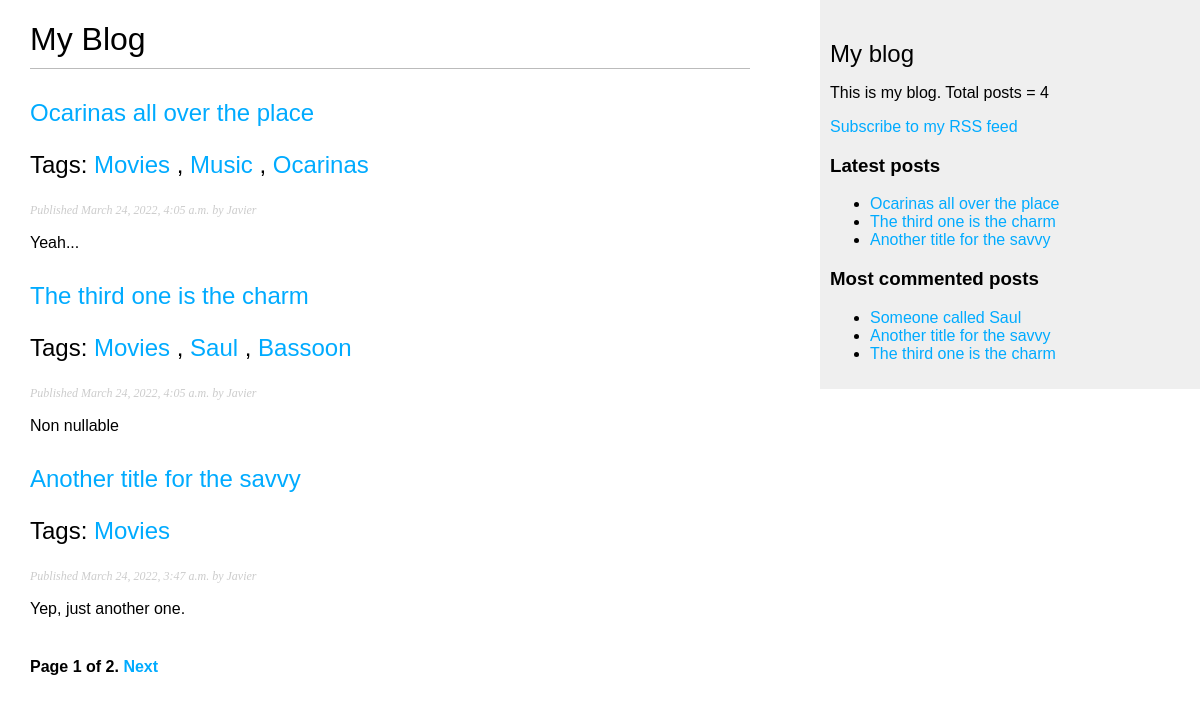
Screenshot of /blog/ with the database file from the repository.
### vgb_blog/models.py (models this page shows, shortened)
class Post(models.Model):
    STATUS_CHOICES = (
        ('draft', 'Draft'),
        ('published', 'Published'),
    )
    title = models.CharField(max_length=250)
    slug = models.SlugField(max_length=250, unique_for_date='publish')
    author = models.ForeignKey(User, on_delete=models.CASCADE, related_name='blog_posts')
    body = models.TextField()
    publish = models.DateTimeField(default=timezone.now)
    created = models.DateTimeField(auto_now_add=True)
    updated = models.DateTimeField(auto_now=True)
    status = models.CharField(max_length=10, choices=STATUS_CHOICES, default='draft')
    objects = models.Manager()
    published = PublishedManager()
    tags = TaggableManager()
    class Meta:
        ordering = ('-publish',)
    def get_absolute_url(self):
        return reverse('blog:post_detail', args=[self.publish.year, self.publish.month, self.publish.day, self.slug])

### vgb_blog/views.py (the view)
# urls.py: path('', views.post_list, name='post_list'),
def post_list(request, tag_slug=None):
    object_list = Post.published.all()
    tag = None
    if tag_slug:
        tag = get_object_or_404(Tag, slug=tag_slug)
        object_list = object_list.filter(tags__in=[tag])
    paginator = Paginator(object_list, 3)
    page = request.GET.get('page')
    try:
        posts = paginator.page(page)
    except PageNotAnInteger:
        posts = paginator.page(1)
    except EmptyPage:
        posts = paginator.page(paginator.num_pages)
    context = {
        'page': page,
        'posts': posts,
        'tag': tag,
        }
    return render(request, 'blog/post/list.html', context)

### vgb_blog/models.py (called while the page is built)
    def get_queryset(self):
        return super(PublishedManager, self).get_queryset().filter(status='published')

### vgb_blog/templatetags/blog_tags.py (called while the page is built)
@register.filter(name='markdown')
def markdown_format(text):
    return mark_safe(markdown.markdown(text))

@register.simple_tag
def get_most_commented_posts(count=5):
    return Post.published.annotate(total_comments=Count('comments')).order_by('-total_comments')[:count]

@register.simple_tag
def total_posts():
    return Post.published.count()

@register.inclusion_tag('blog/post/latest_posts.html')
def show_latest_posts(count=5):
    latest_posts = Post.published.order_by('-publish')[:count]
    return {'latest_posts': latest_posts}

### vgb_blog/templates/blog/post/list.html (shortened to what this page needs)
{% extends 'blog/base.html' %}
{% load blog_tags %}
{% block content %}
  <h1>My Blog</h1>
  {% for post in posts %}
    <h2>
      <a href="{{ post.get_absolute_url }}">
        {{ post.title }}
      </a>
      <p class="tags">Tags:
        {% for tag in post.tags.all %}
          <a href="{% url 'blog:post_list_by_tag' tag.slug %}">
            {{ tag.name }}
          </a>
          {% if not forloop.last %}, {% endif %}
        {% endfor %}
      </p>
    </h2>
    <p class="date">
      Published {{ post.publish }} by {{ post.author }}
    </p>
    {{ post.body|markdown|truncatewords_html:30 }}
  {% endfor %}
  {% include 'blog/pagination.html' with page=posts %}
{% endblock content %}

### vgb_blog/templates/blog/base.html (shortened to what this page needs)
{% load static %}
{% load blog_tags %}
<!DOCTYPE html>
<html lang="en">
<head>
  <link rel="stylesheet" href="{% static 'blog/css/blog.css' %}">
</head>
<body>
  <div id="content">
    {% block content %}
    {% endblock %}
  </div>
  <div id="sidebar">
    <h2>My blog</h2>
    <p>This is my blog. Total posts = {% total_posts %}</p>
    <p>
      <a href="{% url 'blog:post_feed' %}">Subscribe to my RSS feed</a>
    </p>
    <h3>Latest posts</h3>
    {% show_latest_posts 3 %}
    <h3>Most commented posts</h3>
    {% get_most_commented_posts 3 as most_commented_posts %}
    <ul>
      {% for post in most_commented_posts %}
        <li>
          <a href="{{ post.get_absolute_url }}">{{ post.title }}</a>
        </li>
      {% endfor %}
    </ul>
  </div>
</body>
</html>

### vgb_blog/templates/blog/pagination.html (shortened to what this page needs)
<div class="pagination">
  <span class="step-links">
    <span class="current">
      Page {{ page.number }} of {{ page.paginator.num_pages }}.
    </span>
    {% if page.has_next %}
      <a href="?page={{ page.next_page_number }}">Next</a>
    {% endif %}
  </span>
</div>

### vgb_blog/templates/blog/post/latest_posts.html
<ul>
{% for post in latest_posts %}
  <li>
    <a href="{{ post.get_absolute_url }}">{{ post.title }}</a>
  </li>
{% endfor %}
</ul>

### vgb_blog/static/blog/css/blog.css (style rules this page uses)
body { margin:0; padding:0; font-family:helvetica, sans-serif; }
a { color:#00abff; text-decoration:none; }
h1 { font-weight:normal; border-bottom:1px solid #bbb; padding:0 0 10px 0; }
h2 { font-weight:normal; margin:30px 0 0; }
#content { float:left; width:60%; padding:0 0 0 30px; }
#sidebar { float:right; width:30%; padding:10px; background:#efefef; height:100%; }
p.date { color:#ccc; font-family: georgia, serif; font-size: 12px; font-style: italic; }
.pagination { margin:40px 0; font-weight:bold; }

### rows the page displays
Post: title "Ocarinas all over the place", publish "March 24, 2022, 4:05 a.m.", author "Javier", body "Yeah..."
Tag: name "Movies"
Tag: name "Music"
Tag: name "Ocarinas"
Post: title "The third one is the charm", publish "March 24, 2022, 4:05 a.m.", author "Javier", body "Non nullable"
Tag: name "Saul"
Tag: name "Bassoon"
Post: title "Another title for the savvy", publish "March 24, 2022, 3:47 a.m.", author "Javier", body "Yep, just another one."
Post: title "Someone called Saul"

### other values shown
{{ page.number }} "1"
{{ page.paginator.num_pages }} "2"
